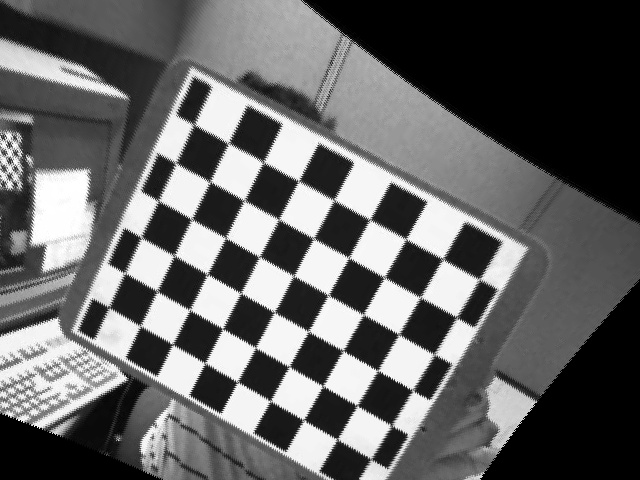
#> input picture output/calibration_binocular/rectifiedleft04.jpg, 640 x 480 px
$ python Disparity_DP.py
#> lines starting #> are read from the running program, lines starting #| are printed output that depends on the picture
import cv2
import random
import numpy as np
import matplotlib

matplotlib.use("TkAgg")
from matplotlib import pyplot as plt

left_img = cv2.imread('output/calibration_binocular/rectifiedleft04.jpg',
                      cv2.IMREAD_GRAYSCALE)  # read it as a grayscale image
#> left_img is the input picture: shape (480, 640); min 0, max 255, mean 100.7
right_img = cv2.imread('output/calibration_binocular/rectifiedright04.jpg', cv2.IMREAD_GRAYSCALE)
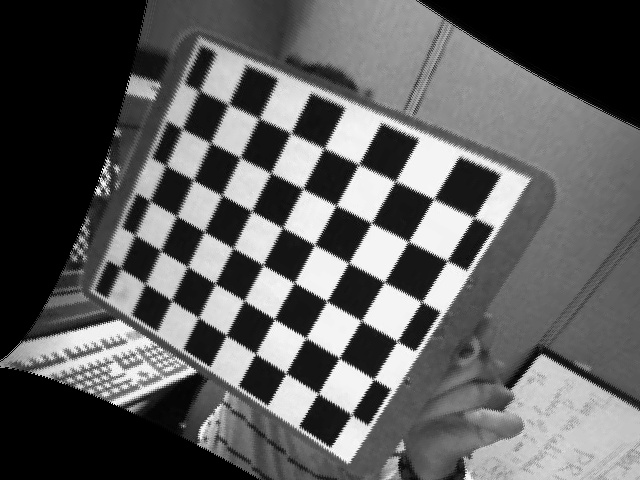
#> input picture output/calibration_binocular/rectifiedright04.jpg, 640 x 480 px
#> right_img is the input picture: shape (480, 640); min 0, max 255, mean 95.2

# Disparity Computation for Left Image

# OcclusionCost = 20 (You can adjust this, depending on how much threshold you want to give for noise)
OcclusionCost = 20

rows, cols = left_img.shape
#> rows = 480; cols = 640

d_map_l = np.zeros(left_img.shape)
d_map_r = np.zeros(right_img.shape)


def optimal_match():
    for x in range(rows):
        CostMatrix = np.zeros((cols + 1, cols + 1))
        DirectionMatrix = np.zeros((cols + 1, cols + 1))

        for i in range(1, cols + 1):
            CostMatrix[i, 0] = i * OcclusionCost
            CostMatrix[0, i] = i * OcclusionCost

        for r in range(1, cols + 1):
            for c in range(1, cols + 1):
                min1 = CostMatrix[r - 1, c - 1] + np.abs(int(left_img[x, r - 1]) - int(right_img[x, c - 1]))
                min2 = CostMatrix[r - 1, c] + OcclusionCost
                min3 = CostMatrix[r, c - 1] + OcclusionCost

                CostMatrix[r, c] = min([min1, min2, min3])
                cmin = CostMatrix[r, c]

                if cmin == min1:
                    DirectionMatrix[r, c] = 1
                elif cmin == min2:
                    DirectionMatrix[r, c] = 2
                elif cmin == min3:
                    DirectionMatrix[r, c] = 3

        p = cols
        q = cols

        while p != 0 and q != 0:
            if DirectionMatrix[p, q] == 1:
                p = p - 1
                q = q - 1
                d_map_l[x][p] = np.abs(p - q)
                d_map_r[x][q] = np.abs(p - q)
            elif DirectionMatrix[p][q] == 2:
                p = p - 1
                d_map_l[x][p] = np.abs(p - q)
            elif DirectionMatrix[p][q] == 3:
                q = q - 1
                d_map_r[x][q] = np.abs(p - q)
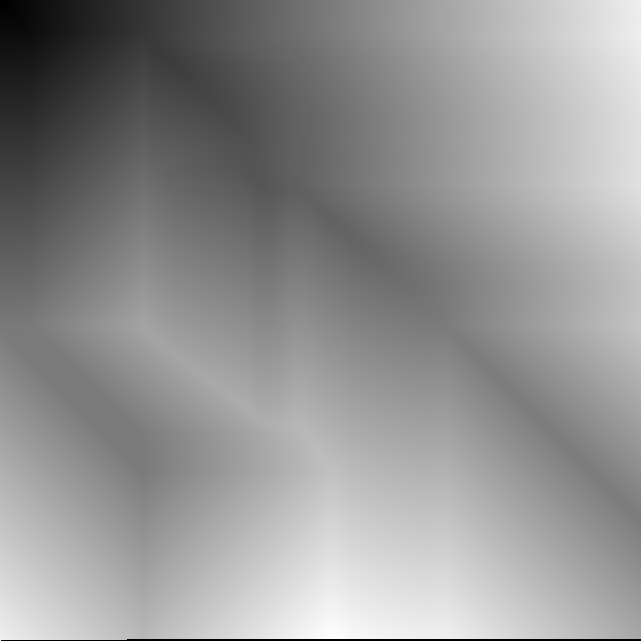
#> CostMatrix: shape (641, 641) float64; min 0, max 13638, mean 7856.8; drawn with min black and max white
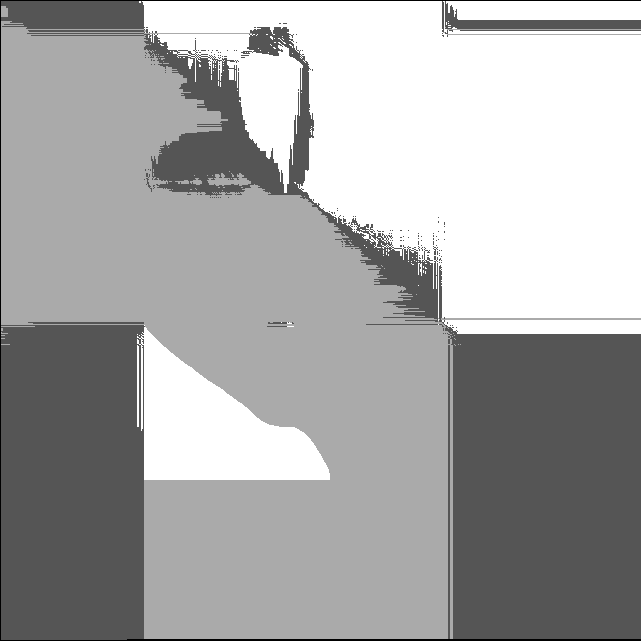
#> DirectionMatrix: shape (641, 641) float64; min 0, max 3, mean 1.98; drawn with min black and max white
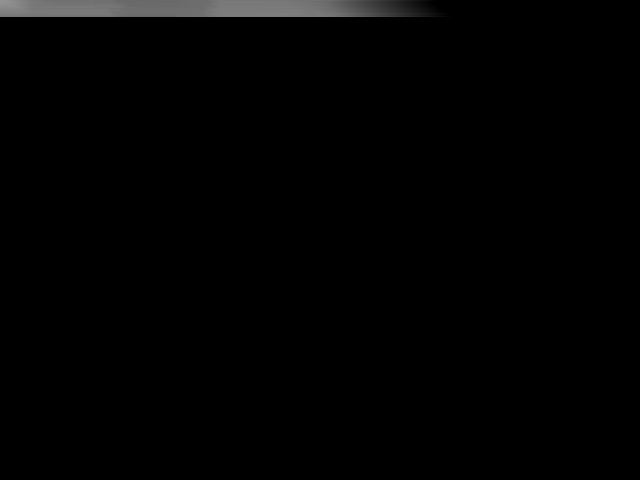
#> d_map_l: shape (480, 640) float64; min 0, max 147, mean 2.5


def show_image(title, image):
    max_val = image.max()
    # image = np.absolute(image)
    image = np.divide(image, max_val)
    # cv2.imshow(title, image)
    cv2.imwrite(title, image * 255)


def main():
    optimal_match()
    print("========================Left Disparity=========================")
    print(d_map_l)
    print("========================Right Disparity=========================")
    print(d_map_r)
    show_image('output/Disparity/DPright04.jpg', d_map_l)
    show_image('output/Disparity/DPleft04.jpg', d_map_r)


#> (the run stopped early here; a loop or call above may not have finished)
